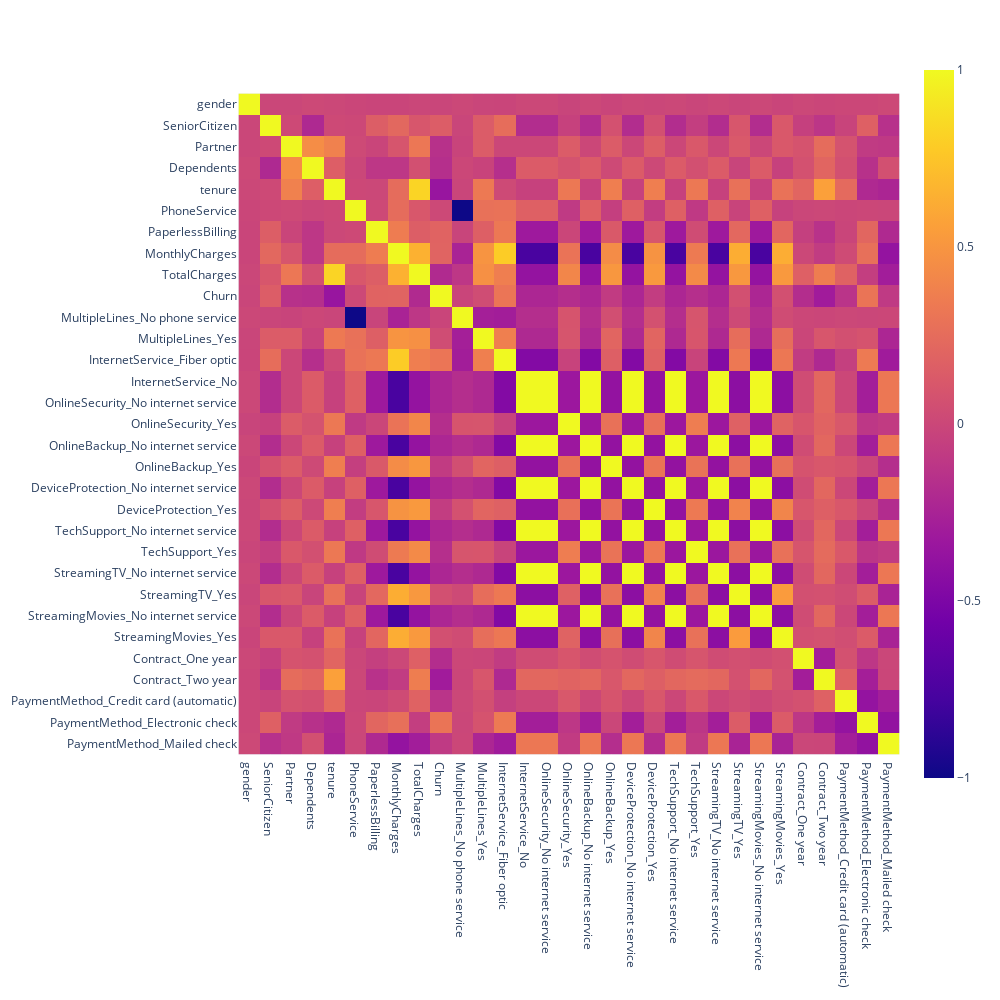

Here is the notebook cell this chart was saved with:
### Markdown cell above
### Correlation to determine the importnace of feature and how they relate to each other

### Code cell
corr = df.corr()
fig = px.imshow(corr,width=1000, height=1000)
fig.show()

### Figure 1 — Plotly figure (JSON) as saved in the notebook; plotly's stock layout.template omitted (floating-point values rounded to 4 significant figures; data arrays with more than 128 entries replaced by an {"elided": "..."} marker saying what was removed)
{"data": [{"coloraxis": "coloraxis", "hovertemplate": "x: %{x}<br>y: %{y}<br>color: %{z}<extra></extra>", "name": "0", "type": "heatmap", "x": ["gender", "SeniorCitizen", "Partner", "Dependents", "tenure", "PhoneService", "PaperlessBilling", "MonthlyCharges", "TotalCharges", "Churn", "MultipleLines_No phone service", "MultipleLines_Yes", "InternetService_Fiber optic", "InternetService_No", "OnlineSecurity_No internet service", "OnlineSecurity_Yes", "OnlineBackup_No internet service", "OnlineBackup_Yes", "DeviceProtection_No internet service", "DeviceProtection_Yes", "TechSupport_No internet service", "TechSupport_Yes", "StreamingTV_No internet service", "StreamingTV_Yes", "StreamingMovies_No internet service", "StreamingMovies_Yes", "Contract_One year", "Contract_Two year", "PaymentMethod_Credit card (automatic)", "PaymentMethod_Electronic check", "PaymentMethod_Mailed check"], "xaxis": "x", "y": ["gender", "SeniorCitizen", "Partner", "Dependents", "tenure", "PhoneService", "PaperlessBilling", "MonthlyCharges", "TotalCharges", "Churn", "MultipleLines_No phone service", "MultipleLines_Yes", "InternetService_Fiber optic", "InternetService_No", "OnlineSecurity_No internet service", "OnlineSecurity_Yes", "OnlineBackup_No internet service", "OnlineBackup_Yes", "DeviceProtection_No internet service", "DeviceProtection_Yes", "TechSupport_No internet service", "TechSupport_Yes", "StreamingTV_No internet service", "StreamingTV_Yes", "StreamingMovies_No internet service", "StreamingMovies_Yes", "Contract_One year", "Contract_Two year", "PaymentMethod_Credit card (automatic)", "PaymentMethod_Electronic check", "PaymentMethod_Mailed check"], "yaxis": "y", "z": {"elided": "31x31 float values"}}], "layout": {"coloraxis": {"colorscale": [[0, "#0d0887"], [0.1111, "#46039f"], [0.2222, "#7201a8"], [0.3333, "#9c179e"], [0.4444, "#bd3786"], [0.5556, "#d8576b"], [0.6667, "#ed7953"], [0.7778, "#fb9f3a"], [0.8889, "#fdca26"], [1, "#f0f921"]]}, "height": 1000, "margin": {"t": 60}, "width": 1000, "xaxis": {"anchor": "y", "constrain": "domain", "domain": [0, 1], "scaleanchor": "y"}, "yaxis": {"anchor": "x", "autorange": "reversed", "constrain": "domain", "domain": [0, 1]}}}
